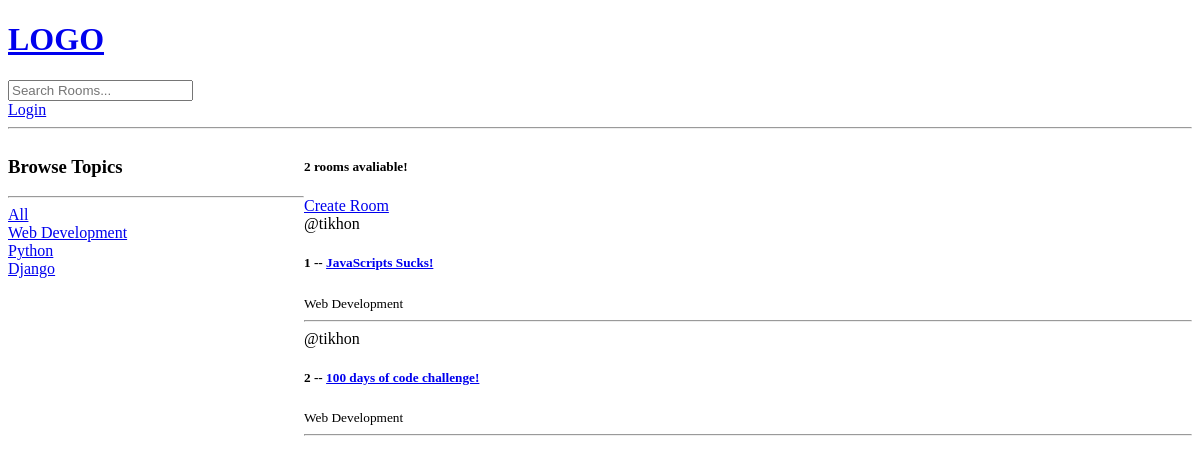
The app's page /, older data.
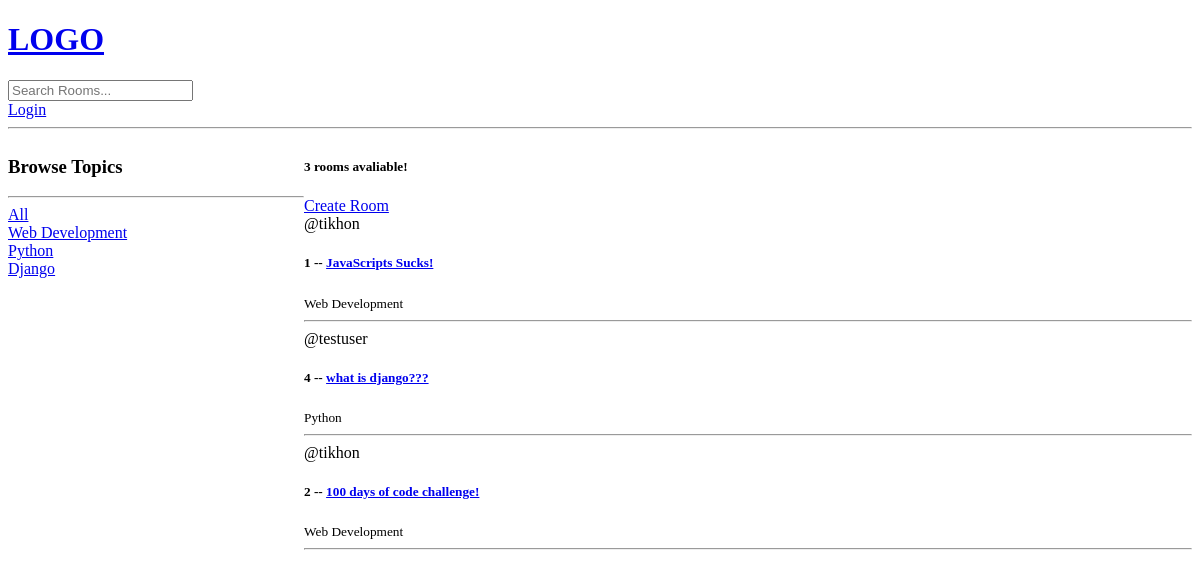
The same page, newer data.
### base/models.py (models this page shows, shortened)
class Topic(models.Model):
    name = models.CharField(max_length=200)
    def __str__(self):
        return self.name

class Room(models.Model):
    host = models.ForeignKey(User, on_delete=models.SET_NULL, null=True)
    topic = models.ForeignKey(Topic, on_delete=models.SET_NULL, null=True)
    name = models.CharField(max_length=200)
    description = models.TextField(null=True, blank=True)
    updated = models.DateTimeField(auto_now=True)
    created = models.DateTimeField(auto_now_add=True)
    class Meta:
        ordering = ['-updated', '-created'] # - for descending order

### base/views.py (the view)
# urls.py: path('', views.home, name='home'),
def home(request):
    q = request.GET.get('q') if request.GET.get('q') != None else ''
    rooms = Room.objects.filter(
        Q(topic__name__icontains=q) |
        Q(name__icontains=q) |
        Q(description__icontains=q)
    )
    topics = Topic.objects.all()
    room_count = rooms.count()
    context = {'rooms': rooms, 'topics': topics, 'room_count': room_count}
    return render(request, 'base/home.html', context)

### base/templates/base/home.html (shortened to what this page needs)
{% extends 'main.html' %}
{% block content %}
<div class="home-container">
    <div>
        <h3>Browse Topics</h3>
        <hr>
        <a href="{% url 'home' %}">All</a>
        {% for topic in topics %}
            <div>
                <a href="{% url 'home' %}?q={{topic.name}}">{{topic}}</a>
            </div>
        {% endfor %}
    </div>
    <div>
        <h5>{{room_count}} rooms avaliable!</h5>
        <a href="{% url 'create-room' %}">Create Room</a>
        <div>
            {% for room in rooms %}
            <div>
                <span>@{{room.host.username}}</span>
                <h5>{{room.id}} -- <a href="{% url 'room' room.id %}">{{room.name}}</a></h5>
                <small>{{room.topic.name}}</small>
                <hr>
            </div>
            {% endfor %}
        </div>
    </div>
</div>
{% endblock %}

### templates/main.html (shortened to what this page needs)
<!DOCTYPE html>
<html lang="en">
<head>
</head>
<body>
    {% include 'navbar.html' %}
    {% block content %}
    {% endblock %}
</body>
</html>

### templates/navbar.html
<a href="/">
    <h1>LOGO</h1>
</a>
<form action="{% url 'home' %}" METHOD="GET">
    <input type="text" name="q" placeholder="Search Rooms...">
</form>
{% if request.user.is_authenticated %}
<p>Hello, {{request.user}}</p>
<a href="{% url 'logout' %}">Logout</a>
{% else %}
<a href="{% url 'login' %}">Login</a>
{% endif %}
<hr>

### base/templates/base/home.html (style rules this page uses)
.home-container { display: grid; grid-template-columns: 1fr 3fr; }

Row changes from the older to the newer data that the page shows:
added Room: host.username "testuser", id "4", name "what is django???", topic.name "Python"
Text that changed along with them:
{{ room_count }}: "2" → "3"
